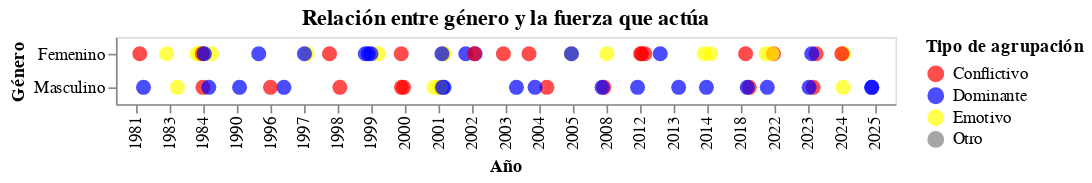

The code cell stored with this chart in its notebook:
### Code cell
import pandas as pd
import altair as alt

df = pd.read_excel('/content/database_limpia_intento2.xlsx')

df['Agrupaciones'] = df['Agrupaciones'].astype(str).str.strip().str.lower()
df['Agrupaciones'] = df['Agrupaciones'].str.replace(r'\s+', ' ', regex=True)
df['Agrupaciones'] = df['Agrupaciones'].str.title()

chart = alt.Chart(df).mark_circle(size=80).encode(
    x=alt.X('año:O', title='Año'),
    y=alt.Y('genero:N', title='Género'),
    color=alt.Color(
        'Agrupaciones:N',
        title='Tipo de agrupación',
        scale=alt.Scale(domain=['Conflictivo', 'Dominante', 'Emotivo', 'Otro'], range=['red', 'blue', 'yellow', 'gray']) # Custom colors applied here
    ),
    tooltip=['personaje', 'genero', 'Agrupaciones', 'año']
).properties(
    title='Relación entre género y la fuerza que actúa' # Title changed here
).transform_calculate(
    jitter="sqrt(-2*log(random()))*cos(2*PI*random())"
).encode(
    xOffset='jitter:Q'
)

chart

### Figure 1 — Vega-Lite specification as saved in the notebook (floating-point values rounded to 4 significant figures)
{"config": {"view": {"continuousWidth": 300, "continuousHeight": 300}}, "data": {"name": "data-2a1af1cf84402fa6ec6a3ebbca9504ed"}, "mark": {"type": "circle", "size": 80}, "encoding": {"color": {"field": "Agrupaciones", "scale": {"domain": ["Conflictivo", "Dominante", "Emotivo", "Otro"], "range": ["red", "blue", "yellow", "gray"]}, "title": "Tipo de agrupación", "type": "nominal"}, "tooltip": [{"field": "personaje", "type": "nominal"}, {"field": "genero", "type": "nominal"}, {"field": "Agrupaciones", "type": "nominal"}, {"field": "año", "type": "quantitative"}], "x": {"field": "año", "title": "Año", "type": "ordinal"}, "xOffset": {"field": "jitter", "type": "quantitative"}, "y": {"field": "genero", "title": "Género", "type": "nominal"}}, "title": "Relación entre género y la fuerza que actúa", "transform": [{"calculate": "sqrt(-2*log(random()))*cos(2*PI*random())", "as": "jitter"}], "$schema": "https://vega.github.io/schema/vega-lite/v5.20.1.json", "datasets": {"data-2a1af1cf84402fa6ec6a3ebbca9504ed": [{"personaje": "Marcia Espínola", "genero": "Femenino", "roles": "Protagonista", "teleserie": "La madrastra", "genero-teleserie": "Drama", "canal": "T13", "año": 1981, "tipo-de-accion": "Regresa después de 20 años para demostrar su inocencia", "estado-civil": "Casado", "fuerza-actua": "Perjudicada", "Agrupaciones": "Conflictivo"}, {"personaje": "Esteban San Lucas", "genero": "Masculino", "roles": "Protagonista", "teleserie": "La madrastra", "genero-teleserie": "Drama", "canal": "T13", "año": 1981, "tipo-de-accion": "Le miente a sus hijos y encierra a su esposa en la cárcel ", "estado-civil": "Casado", "fuerza-actua": "Poderoso", "Agrupaciones": "Dominante"}, {"personaje": "Dalia Venezzia", "genero": "Femenino", "roles": "Protagonista", "teleserie": "La noche del cobarde", "genero-teleserie": "Drama", "canal": "T13", "año": 1983, "tipo-de-accion": "Busca venganza de quien la violó", "estado-civil": "Soltero", "fuerza-actua": "Justicia", "Agrupaciones": "Emotivo"}, {"personaje": "Almiro Villarrobles ", "genero": "Masculino", "roles": "Antagonista", "teleserie": "La noche del cobarde", "genero-teleserie": "Drama", "canal": "T13", "año": 1983, "tipo-de-accion": "Vuelve al pueblo donde viejas culpas lo persiguen", "estado-civil": "Soltero", "fuerza-actua": "Justicia", "Agrupaciones": "Emotivo"}, {"personaje": "Hernán Ugalde ", "genero": "Masculino", "roles": "Protagonista", "teleserie": "La torre 10", "genero-teleserie": "Drama", "canal": "TVN", "año": 1984, "tipo-de-accion": "Llega a la torre pero se enfrenta con su exesposa y diversos problemas", "estado-civil": "Viudo", "fuerza-actua": "Perjudicada", "Agrupaciones": "Conflictivo"}, {"personaje": "Thelma Bernhardt", "genero": "Femenino", "roles": "Antagonista", "teleserie": "La torre 10", "genero-teleserie": "Drama", "canal": "TVN", "año": 1984, "tipo-de-accion": "Enamorada, cobra venganzas y daña para que esten con ella", "estado-civil": "Soltero", "fuerza-actua": "Venganza", "Agrupaciones": "Emotivo"}, {"personaje": "Teresa Rodríguez", "genero": "Femenino", "roles": "Protagonista", "teleserie": "Las herederas", "genero-teleserie": "Drama", "canal": "T13", "año": 1984, "tipo-de-accion": "Debe recibirse de periodista para obtener la herencia", "estado-civil": "Soltero", "fuerza-actua": "Obligada", "Agrupaciones": "Emotivo"}, {"personaje": "Patricia Duval", "genero": "Femenino", "roles": "Protagonista", "teleserie": "Las herederas", "genero-teleserie": "Drama", "canal": "T13", "año": 1984, "tipo-de-accion": "Debe casarse con Rafael para obtener la herencia ", "estado-civil": "Soltero", "fuerza-actua": "Obligada", "Agrupaciones": "Emotivo"}, {"personaje": "Isadora Duval", "genero": "Femenino", "roles": "Protagonista", "teleserie": "Las herederas", "genero-teleserie": "Drama", "canal": "T13", "año": 1984, "tipo-de-accion": "Debe dejar su carrera e irse a vivir a una hacienda para obtener la herencia", "estado-civil": "Soltero", "fuerza-actua": "Obligada", "Agrupaciones": "Emotivo"}, {"personaje": "Ana María Zelada", "genero": "Femenino", "roles": "Protagonista", "teleserie": "Las herederas", "genero-teleserie": "Drama", "canal": "T13", "año": 1984, "tipo-de-accion": "Debe vivir con su madre a la que no conoce para recibir la herencia ", "estado-civil": "Soltero", "fuerza-actua": "Obligada", "Agrupaciones": "Emotivo"}, {"personaje": "Gilda Díaz-Steiner", "genero": "Femenino", "roles": "Protagonista", "teleserie": "Las herederas", "genero-teleserie": "Drama", "canal": "T13", "año": 1984, "tipo-de-accion": "Debe volver al país para obtener la herencia", "estado-civil": "Soltero", "fuerza-actua": "Obligada", "Agrupaciones": "Emotivo"}, {"personaje": "Ladislao Duval", "genero": "Masculino", "roles": "Secundario", "teleserie": "Las herederas", "genero-teleserie": "Drama", "canal": "T13", "año": 1984, "tipo-de-accion": "Deja una herencia a mujeres que no compartían nada en común", "estado-civil": "Soltero", "fuerza-actua": "Poderoso", "Agrupaciones": "Dominante"}, {"personaje": "Artemisa Mykonos ", "genero": "Femenino", "roles": "Protagonista", "teleserie": "Los títeres", "genero-teleserie": "Drama", "canal": "T13", "año": 1984, "tipo-de-accion": "Busca venganza de quien le hacia bullying toda su vida", "estado-civil": "Prometido", "fuerza-actua": "Perjudicada", "Agrupaciones": "Conflictivo"}, {"personaje": "Adriana Godan", "genero": "Femenino", "roles": "Antagonista", "teleserie": "Los títeres", "genero-teleserie": "Drama", "canal": "T13", "año": 1984, "tipo-de-accion": "Trata de dañar a la protagonista con el poder y la belleza que tiene", "estado-civil": "Soltero", "fuerza-actua": "Poderoso", "Agrupaciones": "Dominante"}, {"personaje": "Leo Castillo ", "genero": "Masculino", "roles": "Protagonista", "teleserie": "¿Te conté?", "genero-teleserie": "Drama", "canal": "T13", "año": 1990, "tipo-de-accion": "Debe escoger entre dos enamoradas", "estado-civil": "Soltero", "fuerza-actua": "Líder", "Agrupaciones": "Dominante"}, {"personaje": "Federico Valdivieso", "genero": "Masculino", "roles": "Protagonista", "teleserie": "Sucupira ", "genero-teleserie": "Comedia", "canal": "TVN", "año": 1996, "tipo-de-accion": "Se postula a alcalde con un pésimo programa", "estado-civil": "Soltero", "fuerza-actua": "Poderoso", "Agrupaciones": "Dominante"}, {"personaje": "Mariana Montero", "genero": "Femenino", "roles": "Protagonista", "teleserie": "Sucupira ", "genero-teleserie": "Comedia", "canal": "TVN", "año": 1996, "tipo-de-accion": "Se postula a alcalde para poder tener más poder", "estado-civil": "Viudo", "fuerza-actua": "Poderoso", "Agrupaciones": "Dominante"}, {"personaje": "Emilio", "genero": "Masculino", "roles": "Protagonista", "teleserie": "Playa salvaje", "genero-teleserie": "Comedia", "canal": "TVN", "año": 1996, "tipo-de-accion": "Joven surfista que debe enfrentar sus traumas del pasado", "estado-civil": "En relación", "fuerza-actua": "Perjudicada", "Agrupaciones": "Conflictivo"}, {"personaje": "Paulina ", "genero": "Femenino", "roles": "Protagonista", "teleserie": "Playa salvaje", "genero-teleserie": "Drama", "canal": "T13", "año": 1997, "tipo-de-accion": "Novia de emilio que se preocupa de él pero sus miedos la frenan", "estado-civil": "En relación", "fuerza-actua": "Enamorada", "Agrupaciones": "Emotivo"}, {"personaje": "Gabriela Ossandón", "genero": "Femenino", "roles": "Antagonista", "teleserie": "Playa salvaje", "genero-teleserie": "Drama", "canal": "T13", "año": 1997, "tipo-de-accion": "Dueña de una empresa que la conecta con una fallecida de la playa", "estado-civil": "Soltero", "fuerza-actua": "Poderoso", "Agrupaciones": "Dominante"}, {"personaje": "Vaitea Ahoa Tuki ", "genero": "Femenino", "roles": "Protagonista", "teleserie": "Iorana ", "genero-teleserie": "Comedia romántica", "canal": "TVN", "año": 1998, "tipo-de-accion": "Se quiere casar pero no puede por el padre de su novio", "estado-civil": "Prometido", "fuerza-actua": "Perjudicada", "Agrupaciones": "Conflictivo"}, {"personaje": "Cristián", "genero": "Masculino", "roles": "Protagonista", "teleserie": "Iorana ", "genero-teleserie": "Comedia romántica", "canal": "TVN", "año": 1998, "tipo-de-accion": "Se quiere casar pero su padre vuelve a la isla y debe resolver los conflictos que dejo", "estado-civil": "Prometido", "fuerza-actua": "Perjudicada", "Agrupaciones": "Conflictivo"}, {"personaje": "Catalina Chamorro", "genero": "Femenino", "roles": "Protagonista", "teleserie": "La fiera", "genero-teleserie": "Comedia romántica", "canal": "TVN", "año": 1999, "tipo-de-accion": "La quieren casar obligada pero se mantiene alejada por su fuerte carácter", "estado-civil": "Soltero", "fuerza-actua": "Obligada", "Agrupaciones": "Emotivo"}, {"personaje": "Magdalena Ossandón", "genero": "Femenino", "roles": "Antagonista", "teleserie": "La fiera", "genero-teleserie": "Comedia romántica", "canal": "TVN", "año": 1999, "tipo-de-accion": "Mantiene una relacion con el hermano de la protagonista pero busca dañarla", "estado-civil": "Soltero", "fuerza-actua": "Poderoso", "Agrupaciones": "Dominante"}, {"personaje": "Emilia Patiño", "genero": "Femenino", "roles": "Protagonista", "teleserie": "Aquelarre", "genero-teleserie": "Drama", "canal": "TVN", "año": 1999, "tipo-de-accion": "Se hace cargo de administrar las tierras de su padre, se enamora del hijo de Elena", "estado-civil": "Prometido", "fuerza-actua": "Poderoso", "Agrupaciones": "Dominante"}, {"personaje": "Elena Vergara", "genero": "Femenino", "roles": "Antagonista", "teleserie": "Aquelarre", "genero-teleserie": "Drama", "canal": "TVN", "año": 1999, "tipo-de-accion": "Es benefactora de su pueblo, odia a su hijo sobre todo", "estado-civil": "Soltero", "fuerza-actua": "Poderoso", "Agrupaciones": "Dominante"}, {"personaje": "Jovanka Antich", "genero": "Femenino", "roles": "Protagonista", "teleserie": "Romané", "genero-teleserie": "Comedia romántica", "canal": "TVN", "año": 2000, "tipo-de-accion": "Joven madre que es humillada por su primer esposo y vuelve a Chile con un secreto", "estado-civil": "Soltero", "fuerza-actua": "Perjudicada", "Agrupaciones": "Conflictivo"}, {"personaje": "Padre Juan Bautista Domínguez", "genero": "Masculino", "roles": "Protagonista", "teleserie": "Romané", "genero-teleserie": "Comedia romántica", "canal": "TVN", "año": 2000, "tipo-de-accion": "Padre que se enamora de la protagonista pero es hermano de su primer marido", "estado-civil": "Soltero", "fuerza-actua": "Perjudicada", "Agrupaciones": "Conflictivo"}, {"personaje": "Rafael Antonio Domínguez", "genero": "Masculino", "roles": "Antagonista", "teleserie": "Romané", "genero-teleserie": "Comedia romántica", "canal": "TVN", "año": 2000, "tipo-de-accion": "Es padre de una hija de la protagonista pero no lo sabe", "estado-civil": "Soltero", "fuerza-actua": "Perjudicada", "Agrupaciones": "Conflictivo"}, {"personaje": "Fernanda", "genero": "Femenino", "roles": "Secundario", "teleserie": "Amores de mercado", "genero-teleserie": "Comedia", "canal": "TVN", "año": 2001, "tipo-de-accion": "Enamorada de Rodolfo no sabe que es su otro hermano", "estado-civil": "Prometido", "fuerza-actua": "Enamorada", "Agrupaciones": "Emotivo"}, {"personaje": "Betsabé", "genero": "Femenino", "roles": "Secundario", "teleserie": "Amores de mercado", "genero-teleserie": "Comedia", "canal": "TVN", "año": 2001, "tipo-de-accion": "Novia enamorada de Pelluco que no sabe que es otra persona quien trabaja en el mercado", "estado-civil": "Soltero", "fuerza-actua": "Enamorada", "Agrupaciones": "Emotivo"}, {"personaje": "Pelluco", "genero": "Masculino", "roles": "Protagonista", "teleserie": "Amores de mercado", "genero-teleserie": "Comedia", "canal": "TVN", "año": 2001, "tipo-de-accion": "Es de clase media que trabaja en el mercado pero sin saberlo cambia de vida con su gemelo", "estado-civil": "Soltero", "fuerza-actua": "Afectado", "Agrupaciones": "Emotivo"}, {"personaje": "Rodolfo", "genero": "Masculino", "roles": "Protagonista", "teleserie": "Amores de mercado", "genero-teleserie": "Comedia", "canal": "TVN", "año": 2001, "tipo-de-accion": "Es de clase alta, vive con lujos pero cambia de vida y entra a trabajar al mercado", "estado-civil": "Prometido", "fuerza-actua": "Afectado", "Agrupaciones": "Emotivo"}, {"personaje": "Ignacio Valdés", "genero": "Masculino", "roles": "Antagonista", "teleserie": "Amores de mercado", "genero-teleserie": "Comedia", "canal": "TVN", "año": 2001, "tipo-de-accion": "Hermanastro que busca quedarse con Fernanda", "estado-civil": "Soltero", "fuerza-actua": "Ambición ", "Agrupaciones": "Dominante"}, {"personaje": "Inés Clark García", "genero": "Femenino", "roles": "Protagonista", "teleserie": "Pampa ilusión", "genero-teleserie": "Comedia romántica", "canal": "TVN", "año": 2001, "tipo-de-accion": "Se hace pasar por hombre en el día para acercarse a su papá y descubrir su pasado", "estado-civil": "Soltero", "fuerza-actua": "Decisivo ", "Agrupaciones": "Dominante"}, {"personaje": "José Miguel Inostroza", "genero": "Masculino", "roles": "Protagonista", "teleserie": "Pampa ilusión", "genero-teleserie": "Comedia romántica", "canal": "TVN", "año": 2001, "tipo-de-accion": "Se enamora pérdidamente de Inés, sin  saber que es hija de su patrón", "estado-civil": "Soltero", "fuerza-actua": "Enamorada", "Agrupaciones": "Emotivo"}, {"personaje": "William Clark Stevensons", "genero": "Masculino", "roles": "Antagonista", "teleserie": "Pampa ilusión", "genero-teleserie": "Comedia romántica", "canal": "TVN", "año": 2001, "tipo-de-accion": "Es un empresario que odia a su hija y que tratara de hacer todo lo posible para vivir cómodo y en paz", "estado-civil": "Casado", "fuerza-actua": "Poderoso", "Agrupaciones": "Dominante"}, {"personaje": "Olga Soto", "genero": "Femenino", "roles": "Protagonista", "teleserie": "El circo de las Montini", "genero-teleserie": "Comedia", "canal": "TVN", "año": 2002, "tipo-de-accion": "Dueña del circo que busca dejar a una de sus hijas a cargo", "estado-civil": "Viudo", "fuerza-actua": "Poderoso", "Agrupaciones": "Dominante"}, {"personaje": "Olga segunda", "genero": "Femenino", "roles": "Protagonista", "teleserie": "El circo de las Montini", "genero-teleserie": "Comedia", "canal": "TVN", "año": 2002, "tipo-de-accion": "Hija preferida que esconde el secreto de su hija y cuando regresa trae problemas del pasado", "estado-civil": "Soltero", "fuerza-actua": "Poderoso", "Agrupaciones": "Dominante"}, {"personaje": "Olga tercera", "genero": "Femenino", "roles": "Secundario", "teleserie": "El circo de las Montini", "genero-teleserie": "Comedia", "canal": "TVN", "año": 2002, "tipo-de-accion": "Hija de Olga segunda, se enamora de su papá sin saber quien es", "estado-civil": "Soltero", "fuerza-actua": "Perjudicada", "Agrupaciones": "Conflictivo"}, {"personaje": "Valentina Fernández de Mercader", "genero": "Femenino", "roles": "Protagonista", "teleserie": "Machos", "genero-teleserie": "Drama", "canal": "T13", "año": 2003, "tipo-de-accion": "Esposa del connotado médico, padre de 7 hijos", "estado-civil": "Casado", "fuerza-actua": "Perjudicada", "Agrupaciones": "Conflictivo"}, {"personaje": "Ángel Mercader", "genero": "Masculino", "roles": "Protagonista", "teleserie": "Machos", "genero-teleserie": "Drama", "canal": "T13", "año": 2003, "tipo-de-accion": "Famoso médico que trata de educar a sus hijos como machos", "estado-civil": "Casado", "fuerza-actua": "Poderoso", "Agrupaciones": "Dominante"}, {"personaje": "Matilde del Solar", "genero": "Femenino", "roles": "Protagonista", "teleserie": "Los pincheira", "genero-teleserie": "Drama", "canal": "TVN", "año": 2004, "tipo-de-accion": "Esposa de Martin que sufre mucho por su infeliz matrimonio y es secuestrada para conseguir dinero", "estado-civil": "Casado", "fuerza-actua": "Perjudicada", "Agrupaciones": "Conflictivo"}, {"personaje": "Miguel Molina Linares", "genero": "Masculino", "roles": "Protagonista", "teleserie": "Los pincheira", "genero-teleserie": "Drama", "canal": "TVN", "año": 2004, "tipo-de-accion": "Hijo mayor de su padre, al cual asesinaron, roba comida y secuestra mujeres para obtener dinero", "estado-civil": "Soltero", "fuerza-actua": "Perjudicada", "Agrupaciones": "Conflictivo"}, {"personaje": "Martín Ortúzar", "genero": "Masculino", "roles": "Antagonista", "teleserie": "Los pincheira", "genero-teleserie": "Drama", "canal": "TVN", "año": 2004, "tipo-de-accion": "Poderoso heredero de tierras que está casado pero su esposa es secuestrada por Miguel", "estado-civil": "Casado", "fuerza-actua": "Poderoso", "Agrupaciones": "Dominante"}, {"personaje": "Beatriz González", "genero": "Femenino", "roles": "Protagonista", "teleserie": "Brujas", "genero-teleserie": "Comedia dramática", "canal": "T13", "año": 2005, "tipo-de-accion": "Es humilde y trabaja como profesional del servicio. Se enamora del dueño que fallece y ella toma venganza", "estado-civil": "Viudo", "fuerza-actua": "Venganza", "Agrupaciones": "Emotivo"}, {"personaje": "Cassandra García", "genero": "Femenino", "roles": "Antagonista", "teleserie": "Brujas", "genero-teleserie": "Comedia dramática", "canal": "T13", "año": 2005, "tipo-de-accion": "Es la principal sospechosa del la muerte del dueño, busca siempre alcanzar mejor posición laboral", "estado-civil": "En relación", "fuerza-actua": "Poderoso", "Agrupaciones": "Dominante"}, {"personaje": "Leonor Amenábar Montt", "genero": "Femenino", "roles": "Protagonista", "teleserie": "El señor de la querencia", "genero-teleserie": "Drama", "canal": "TVN", "año": 2008, "tipo-de-accion": "Esposa de Echenique, comienza a enamorarse de Manuel", "estado-civil": "Casado", "fuerza-actua": "Enamorada", "Agrupaciones": "Emotivo"}, {"personaje": "Manuel Pradenas Leiva", "genero": "Masculino", "roles": "Protagonista", "teleserie": "El señor de la querencia", "genero-teleserie": "Drama", "canal": "TVN", "año": 2008, "tipo-de-accion": "Es obrero del imperio Echenique, pero aun no conoce las relaciones que mantiene con la querencia", "estado-civil": "Soltero", "fuerza-actua": "Perjudicada", "Agrupaciones": "Conflictivo"}, {"personaje": "José Luis Echeñique Valdivieso", "genero": "Masculino", "roles": "Antagonista", "teleserie": "El señor de la querencia", "genero-teleserie": "Drama", "canal": "TVN", "año": 2008, "tipo-de-accion": "Dueño del imperio, su esposa se enamora del obrero", "estado-civil": "Casado", "fuerza-actua": "Poderoso", "Agrupaciones": "Dominante"}, {"personaje": "Cristina Moreno", "genero": "Femenino", "roles": "Protagonista", "teleserie": "Soltera otra vez", "genero-teleserie": "Comedia romántica", "canal": "T13", "año": 2012, "tipo-de-accion": "La deja su novio después de muchos años y comienza su nueva vida como soltera", "estado-civil": "Soltero", "fuerza-actua": "Celos", "Agrupaciones": "Conflictivo"}, {"personaje": "Nicole Cerutti ", "genero": "Femenino", "roles": "Antagonista", "teleserie": "Soltera otra vez", "genero-teleserie": "Comedia romántica", "canal": "T13", "año": 2012, "tipo-de-accion": "La amante del novio, Cristina le tenía mucha envidia", "estado-civil": "Soltero", "fuerza-actua": "Celos", "Agrupaciones": "Conflictivo"}, {"personaje": "Pedro Armstrong", "genero": "Masculino", "roles": "Protagonista", "teleserie": "Separados", "genero-teleserie": "Comedia romántica", "canal": "TVN", "año": 2012, "tipo-de-accion": "No le gusta su vida actual, decide separarse y comenzar de nuevo viviendo con puros hombres separados", "estado-civil": "Casado", "fuerza-actua": "Decisivo ", "Agrupaciones": "Dominante"}, {"personaje": "Carola Cavada", "genero": "Femenino", "roles": "Secundario", "teleserie": "Separados", "genero-teleserie": "Comedia romántica", "canal": "TVN", "año": 2012, "tipo-de-accion": "Es exesposa del protagonista, actúa como la ex loca para poder conquistar nuevamente a Pedro", "estado-civil": "Soltero", "fuerza-actua": "Celos", "Agrupaciones": "Conflictivo"}, {"personaje": "Verónica Díaz", "genero": "Femenino", "roles": "Protagonista", "teleserie": "Las vegas", "genero-teleserie": "Comedia romántica", "canal": "T13", "año": 2013, "tipo-de-accion": "Matriarca de la familia y del club nocturno, después de quedar viuda, debe salir adelante", "estado-civil": "Viudo", "fuerza-actua": "Poderoso", "Agrupaciones": "Dominante"}, {"personaje": "Álvaro Sandoval", "genero": "Masculino", "roles": "Antagonista", "teleserie": "Las vegas", "genero-teleserie": "Comedia romántica", "canal": "T13", "año": 2013, "tipo-de-accion": "Manipula a la matriarca y se involucra en redes de narcotraficantes para poder controlar el club", "estado-civil": "Soltero", "fuerza-actua": "Poderoso", "Agrupaciones": "Dominante"}, {"personaje": "Violeta Padilla", "genero": "Femenino", "roles": "Secundario", "teleserie": "Papá a la deriva", "genero-teleserie": "Comedia romántica", "canal": "MEGA", "año": 2014, "tipo-de-accion": "Se enamora de Bruno, pero tiene novio y están en distintas situaciones sociales", "estado-civil": "Soltero", "fuerza-actua": "Enamorada", "Agrupaciones": "Emotivo"}, {"personaje": "Bruno Montt", "genero": "Masculino", "roles": "Protagonista", "teleserie": "Papá a la deriva", "genero-teleserie": "Comedia romántica", "canal": "MEGA", "año": 2014, "tipo-de-accion": "Capitán y padre de 3 hijos que se enamoró de Violeta", "estado-civil": "Soltero", "fuerza-actua": "Líder", "Agrupaciones": "Dominante"}, {"personaje": "Rosario Quevedo", "genero": "Femenino", "roles": "Secundario", "teleserie": "Papá a la deriva", "genero-teleserie": "Comedia romántica", "canal": "MEGA", "año": 2014, "tipo-de-accion": "Quiere quedarse con Bruno, hace todo lo posible para enamorarlo", "estado-civil": "Soltero", "fuerza-actua": "Enamorada", "Agrupaciones": "Emotivo"}, {"personaje": "María Elsa ", "genero": "Femenino", "roles": "Protagonista", "teleserie": "Perdona nuestros pecados", "genero-teleserie": "Drama", "canal": "MEGA", "año": 2018, "tipo-de-accion": "Hija favorita de su poderoso padre, se enamora de Reynaldo sin saber la venganza que él buscaba", "estado-civil": "Soltero", "fuerza-actua": "Perjudicada", "Agrupaciones": "Conflictivo"}, {"personaje": "Padre Reynaldo Suárez", "genero": "Masculino", "roles": "Protagonista", "teleserie": "Perdona nuestros pecados", "genero-teleserie": "Drama", "canal": "MEGA", "año": 2018, "tipo-de-accion": "Llega al pueblo para cobrar venganza del suicidio de su hermana. Se enamora de María Elsa", "estado-civil": "Soltero", "fuerza-actua": "Perjudicada", "Agrupaciones": "Conflictivo"}, {"personaje": "Armando Quiroga", "genero": "Masculino", "roles": "Antagonista", "teleserie": "Perdona nuestros pecados", "genero-teleserie": "Drama", "canal": "MEGA", "año": 2018, "tipo-de-accion": "Violó a la hermana de Reynaldo y solo sabe una persona. Trata de mantener su vida como era", "estado-civil": "Soltero", "fuerza-actua": "Poderoso", "Agrupaciones": "Dominante"}, {"personaje": "Agustina Mackenna", "genero": "Femenino", "roles": "Protagonista", "teleserie": "Verdades ocultas", "genero-teleserie": "Drama", "canal": "MEGA", "año": 2022, "tipo-de-accion": "Su madre la vende y con el tiempo se entera, entre enredos de poder y amor", "estado-civil": "Soltero", "fuerza-actua": "Venganza", "Agrupaciones": "Emotivo"}, {"personaje": "Rocío Verdugo", "genero": "Femenino", "roles": "Protagonista", "teleserie": "Verdades ocultas", "genero-teleserie": "Drama", "canal": "MEGA", "año": 2022, "tipo-de-accion": "Es humilde, pero sufre muchos chantajes por parte de su hermana", "estado-civil": "Soltero", "fuerza-actua": "Perjudicada", "Agrupaciones": "Conflictivo"}, {"personaje": "Eliana Zapata", "genero": "Femenino", "roles": "Antagonista", "teleserie": "Verdades ocultas", "genero-teleserie": "Drama", "canal": "MEGA", "año": 2022, "tipo-de-accion": "Quería cobrar venganza por la muerte de su hermano, estaba resentida con su pasado. Quiere matar al hijo de Rocío", "estado-civil": "En relación", "fuerza-actua": "Venganza", "Agrupaciones": "Emotivo"}, {"personaje": "Leonardo San Martín", "genero": "Masculino", "roles": "Antagonista", "teleserie": "Verdades ocultas", "genero-teleserie": "Drama", "canal": "MEGA", "año": 2022, "tipo-de-accion": "Su obsesión con las mujeres que amaba lo llevaron a matar a muchas personas ", "estado-civil": "Soltero", "fuerza-actua": "Decisivo ", "Agrupaciones": "Dominante"}, {"personaje": "Baltazar Rodríguez ", "genero": "Masculino", "roles": "Protagonista", "teleserie": "La ley de Baltazar", "genero-teleserie": "Comedia dramática", "canal": "MEGA", "año": 2023, "tipo-de-accion": "Quiere volver a reconquistar a su viejo amor y vivir solo, pero sus hijos se interponen", "estado-civil": "Viudo", "fuerza-actua": "Perjudicada", "Agrupaciones": "Conflictivo"}, {"personaje": "Margarita Fuentes", "genero": "Femenino", "roles": "Secundario", "teleserie": "La ley de Baltazar", "genero-teleserie": "Comedia dramática", "canal": "MEGA", "año": 2023, "tipo-de-accion": "Es monja, no puede estar con Baltazar", "estado-civil": "Soltero", "fuerza-actua": "Perjudicada", "Agrupaciones": "Conflictivo"}, {"personaje": "Cristina Moya", "genero": "Femenino", "roles": "Antagonista", "teleserie": "La ley de Baltazar", "genero-teleserie": "Comedia dramática", "canal": "MEGA", "año": 2023, "tipo-de-accion": "Está casada con el hijo de Baltazar y quiere quedarse con la herencia", "estado-civil": "Casado", "fuerza-actua": "Malo", "Agrupaciones": "Dominante"}, {"personaje": "Hernán Olmedo", "genero": "Masculino", "roles": "Protagonista", "teleserie": "Generación 98", "genero-teleserie": "Comedia dramática", "canal": "MEGA", "año": 2023, "tipo-de-accion": "Engaña a todos sus excompañeros del colegio para que inviertan en un resort falso", "estado-civil": "Soltero", "fuerza-actua": "Malo", "Agrupaciones": "Dominante"}, {"personaje": "Soledad García", "genero": "Femenino", "roles": "Protagonista", "teleserie": "Como la vida misma", "genero-teleserie": "Comedia", "canal": "MEGA", "año": 2024, "tipo-de-accion": "Conoce a su pareja por Tinder y se atreven a convivir con sus hijos juntos como una familia", "estado-civil": "En relación", "fuerza-actua": "En paz", "Agrupaciones": "Emotivo"}, {"personaje": "Alonso Valdés", "genero": "Masculino", "roles": "Protagonista", "teleserie": "Como la vida misma", "genero-teleserie": "Comedia", "canal": "MEGA", "año": 2024, "tipo-de-accion": "Conoce a su pareja por Tinder y se atreven a convivir con sus hijos juntos como una familia", "estado-civil": "En relación", "fuerza-actua": "En paz", "Agrupaciones": "Emotivo"}, {"personaje": "Octavia Werner", "genero": "Femenino", "roles": "Antagonista", "teleserie": "Como la vida misma", "genero-teleserie": "Comedia", "canal": "MEGA", "año": 2024, "tipo-de-accion": "Quiere recuperar la custodia de su hijo, y tiene muchos conflictos con Alonso", "estado-civil": "Soltero", "fuerza-actua": "Celos", "Agrupaciones": "Conflictivo"}, {"personaje": "Raimundo Casablanca", "genero": "Masculino", "roles": "Protagonista", "teleserie": "Los casablanca", "genero-teleserie": "Drama", "canal": "MEGA", "año": 2025, "tipo-de-accion": "Padre de familia con mucho dinero", "estado-civil": "Soltero", "fuerza-actua": "Poderoso", "Agrupaciones": "Dominante"}, {"personaje": "Iván Casablanca", "genero": "Masculino", "roles": "Antagonista", "teleserie": "Los casablanca", "genero-teleserie": "Drama", "canal": "MEGA", "año": 2025, "tipo-de-accion": "Quiere robarle la fortuna a su hermano. Su esposa se enamora de Raimundo", "estado-civil": "Soltero", "fuerza-actua": "Malo", "Agrupaciones": "Dominante"}]}}
